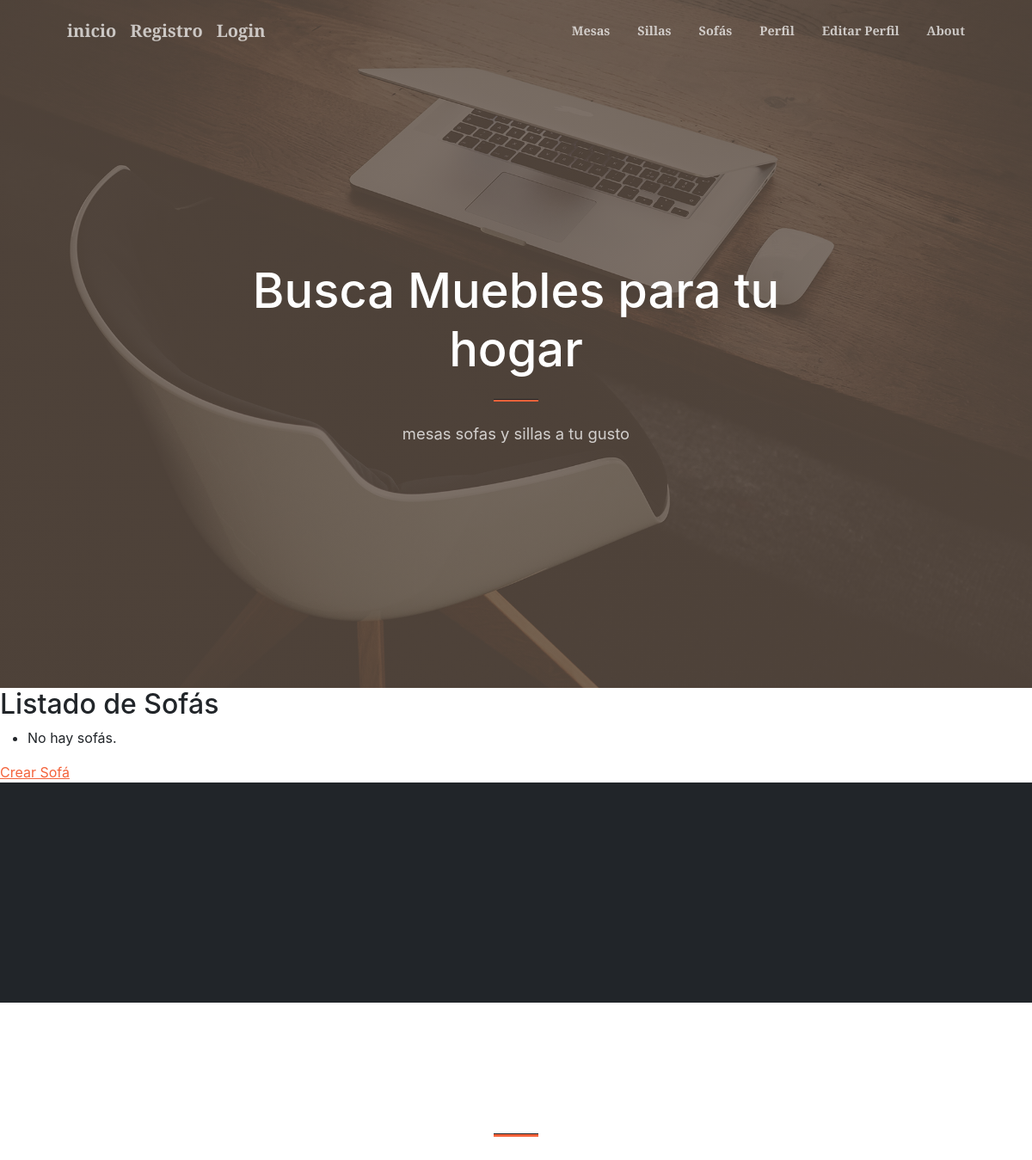
The app's page /sofas/, older data.
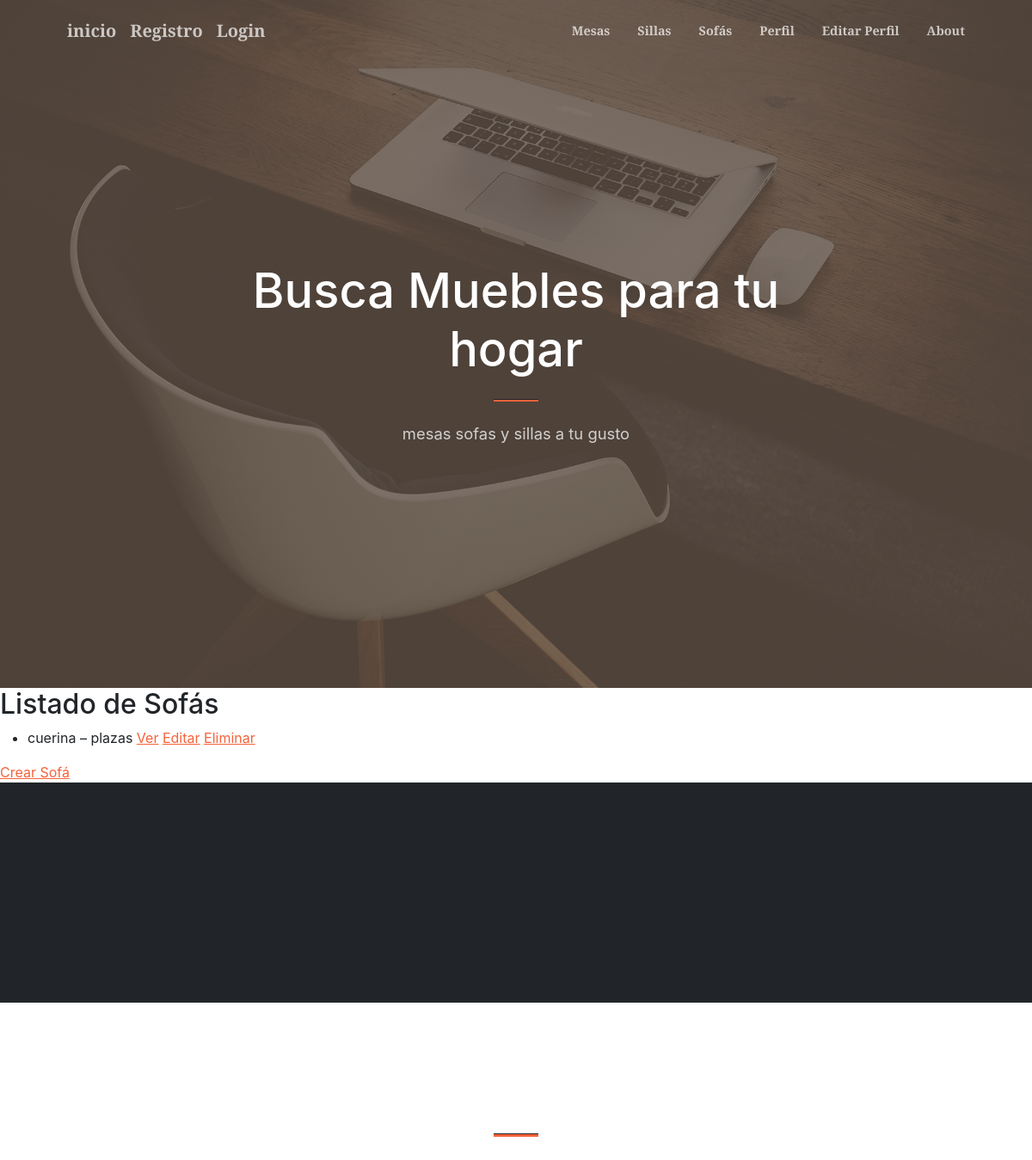
The same page, newer data.
### mi_primer_app/models.py (models this page shows)
class Sofa(models.Model):
    tamano            = models.CharField(max_length=50)
    color             = models.CharField(max_length=50)
    tapizado          = models.CharField(max_length=100)
    fecha_produccion  = models.DateField()

### mi_primer_app/views.py (the view)
# urls.py: path('sofas/', SofaListView.as_view(), name='sofa-lista'),
class SofaListView(ListView):
    model = Sofa
    template_name = 'mi_primer_app/sofa_lista.html'
    context_object_name = 'sofas'

### mi_primer_app/templates/mi_primer_app/sofa_lista.html
{% extends "padre.html" %}
{% block content %}
  <h2>Listado de Sofás</h2>
  <ul>
    {% for sofa in sofas %}
      <li>
        {{ sofa.tapizado }} – {{ sofa.plazas }} plazas
        <a href="{% url 'sofa-detalle' sofa.pk %}">Ver</a>
        <a href="{% url 'sofa-actualizar' sofa.pk %}">Editar</a>
        <a href="{% url 'sofa-borrar' sofa.pk %}">Eliminar</a>
      </li>
    {% empty %}
      <li>No hay sofás.</li>
    {% endfor %}
  </ul>
  <a href="{% url 'sofa-crear' %}">Crear Sofá</a>
{% endblock %}

Row changes from the older to the newer data that the page shows:
added Sofa: tapizado "cuerina"
Text that changed along with them:
text no longer shown: "No hay sofás."
